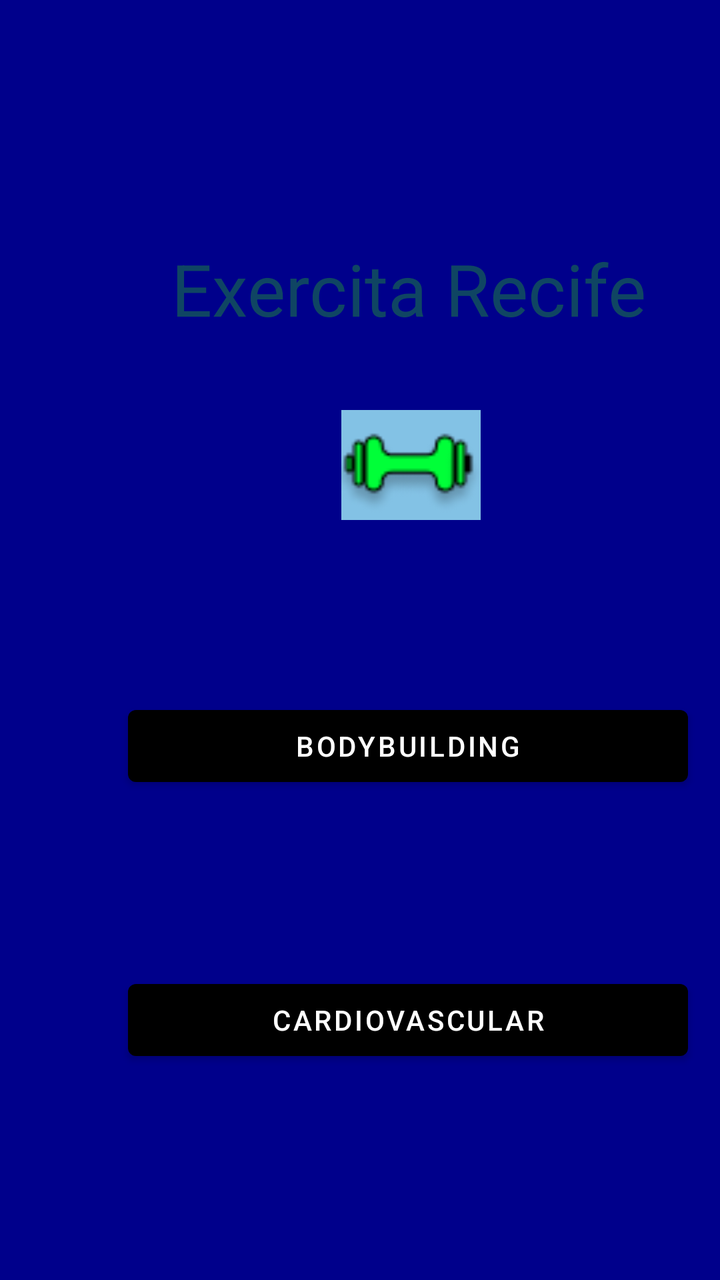
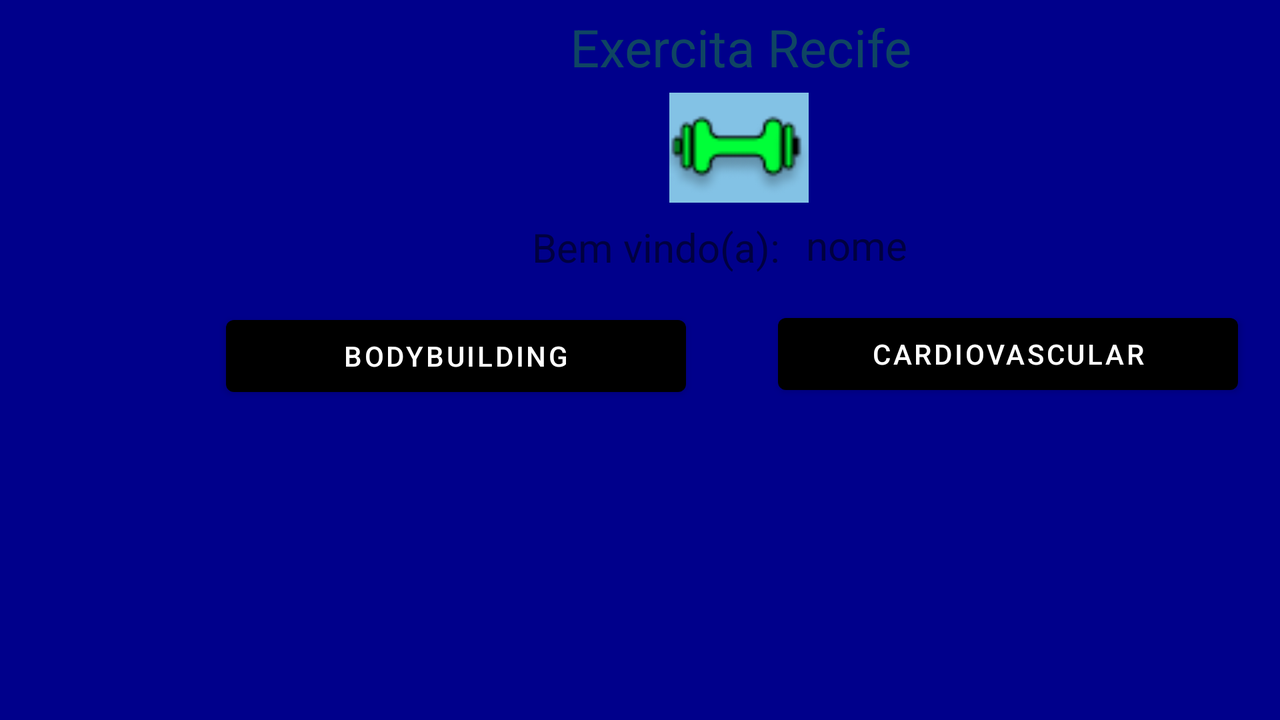

Two renders of one Android screen. The first uses the default layout on a phone; the second uses the alternative layout the repository ships for a different screen configuration, on a matching device. The two XML files are below.
<!-- AndroidManifest.xml: application theme Theme.ExercitaRecife -->
<!-- res/layout/activity_menu.xml -->
<?xml version="1.0" encoding="utf-8"?>
<RelativeLayout xmlns:android="http://schemas.android.com/apk/res/android"
    android:layout_width="match_parent"
    android:layout_height="match_parent"
    android:background="@color/blue">

    <ImageView
        android:id="@+id/imageViewLogo"
        android:layout_width="93dp"
        android:layout_height="55dp"
        android:layout_below="@+id/textView"
        android:layout_alignParentStart="true"
        android:layout_marginStart="159dp"
        android:layout_marginTop="19dp"
        android:src="@drawable/logo" />

    <Button
        android:id="@+id/cardiovascularButton"
        android:layout_width="280dp"
        android:layout_height="wrap_content"
        android:layout_below="@+id/bodybuildingButton"
        android:layout_marginStart="64dp"
        android:layout_marginTop="89dp"
        android:text="@string/cardiovascular" />

    <Button
        android:id="@+id/bodybuildingButton"
        android:layout_width="280dp"
        android:layout_height="wrap_content"
        android:layout_below="@+id/textView"
        android:layout_marginStart="64dp"
        android:layout_marginTop="163dp"
        android:text="@string/bodybuilding" />

    <TextView
        android:id="@+id/textView"
        android:layout_width="312dp"
        android:layout_height="66dp"
        android:layout_alignParentStart="true"
        android:layout_alignParentTop="true"
        android:layout_marginStart="48dp"
        android:layout_marginTop="120dp"
        android:text="@string/exercita_recife"
        android:textAlignment="center"
        android:textColor="#0F4563"
        android:textSize="36sp" />

</RelativeLayout>
<!-- resources referenced by this layout -->
<resources>
  <color name="blue">#00008B</color>
  <!-- drawable logo: png bitmap (drawable, 2020 bytes) -->
  <string name="bodybuilding">Bodybuilding</string>
  <string name="cardiovascular">Cardiovascular</string>
  <string name="exercita_recife">Exercita Recife</string>
  <style name="Theme.ExercitaRecife" parent="Theme.MaterialComponents.DayNight.DarkActionBar">
          
          <item name="colorPrimary">@color/black</item>
          <item name="colorPrimaryVariant">@color/purple_700</item>
          <item name="colorOnPrimary">@color/white</item>
          
          <item name="colorSecondary">@color/teal_200</item>
          <item name="colorSecondaryVariant">@color/teal_700</item>
          <item name="colorOnSecondary">@color/black</item>
          
          <item name="android:statusBarColor">?attr/colorPrimaryVariant</item>
          
      </style>
  <color name="black">#FF000000</color>
  <color name="purple_700">#FF3700B3</color>
  <color name="white">#FFFFFFFF</color>
  <color name="teal_200">#FF03DAC5</color>
  <color name="teal_700">#FF018786</color>
</resources>
<!-- res/layout-land/activity_menu.xml (the repository's variant of the layout above) -->
<!-- drawn on the phone turned sideways -->
<?xml version="1.0" encoding="utf-8"?>
<RelativeLayout xmlns:android="http://schemas.android.com/apk/res/android"
    android:layout_width="match_parent"
    android:layout_height="match_parent"
    android:background="@color/blue">

    <ImageView
        android:id="@+id/imageViewLogo"
        android:layout_width="93dp"
        android:layout_height="55dp"
        android:layout_below="@+id/textView"
        android:layout_alignParentStart="true"
        android:layout_marginStart="323dp"
        android:layout_marginTop="-26dp"
        android:src="@drawable/logo" />

    <Button
        android:id="@+id/cardiovascularButton"
        android:layout_width="230dp"
        android:layout_height="wrap_content"
        android:layout_alignParentStart="true"
        android:layout_alignParentTop="true"
        android:layout_marginStart="389dp"
        android:layout_marginTop="153dp"
        android:text="@string/cardiovascular" />

    <Button
        android:id="@+id/bodybuildingButton"
        android:layout_width="230dp"
        android:layout_height="wrap_content"
        android:layout_below="@+id/textView"
        android:layout_alignParentStart="true"
        android:layout_marginStart="113dp"
        android:layout_marginTop="82dp"
        android:text="@string/bodybuilding" />

    <TextView
        android:id="@+id/textView"
        android:layout_width="312dp"
        android:layout_height="66dp"
        android:layout_alignParentStart="true"
        android:layout_alignParentTop="true"
        android:layout_marginStart="214dp"
        android:layout_marginTop="6dp"
        android:text="@string/exercita_recife"
        android:textAlignment="center"
        android:textColor="#0F4563"
        android:textSize="26sp" />

    <TextView
        android:id="@+id/msgUsuario"
        android:layout_width="154dp"
        android:layout_height="wrap_content"
        android:layout_alignParentStart="true"
        android:layout_alignParentTop="true"
        android:layout_marginStart="403dp"
        android:layout_marginTop="109dp"
        android:text="nome"
        android:textSize="20sp" />

    <TextView
        android:id="@+id/textView27"
        android:layout_width="146dp"
        android:layout_height="44dp"
        android:layout_below="@+id/textView"
        android:layout_alignParentStart="true"
        android:layout_marginStart="266dp"
        android:layout_marginTop="38dp"
        android:text="Bem vindo(a):"
        android:textSize="20sp" />

</RelativeLayout>
